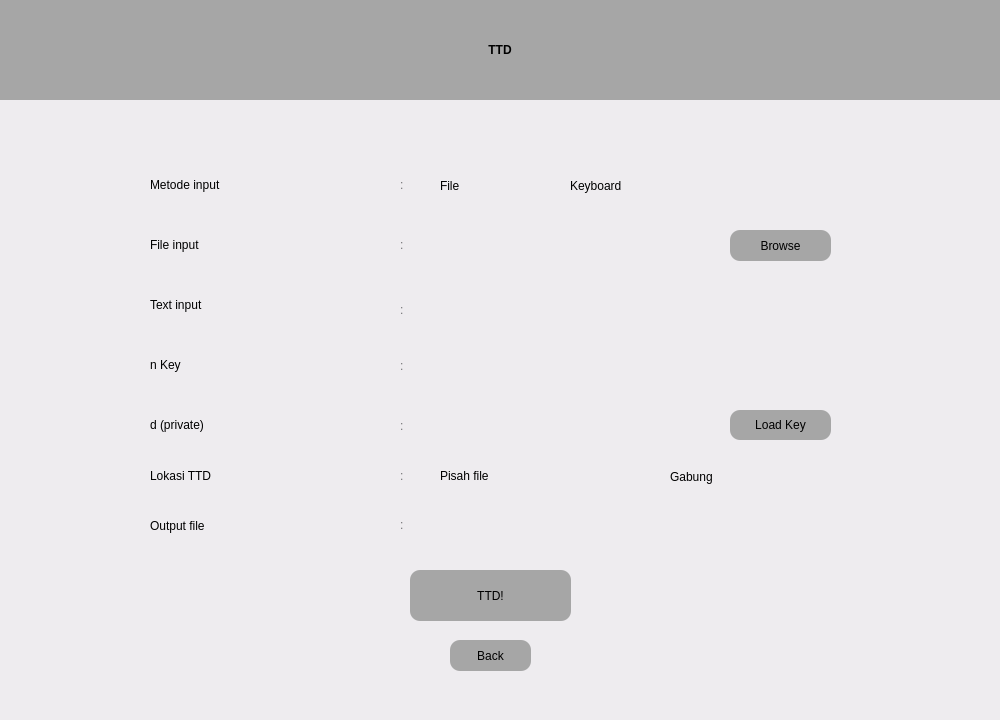
<?xml version="1.0" encoding="UTF-8"?>
<ui version="4.0">
	<class>Widget</class>
	<widget class="QWidget" name="Widget">
		<property name="geometry">
			<rect>
				<x>0</x>
				<y>0</y>
				<width>1000</width>
				<height>720</height>
			</rect>
		</property>
		<property name="windowTitle">
			<string>Widget</string>
		</property>
		<property name="styleSheet">
			<string notr="true">background-color: rgb(238, 236, 239);</string>
		</property>
		<widget class="QWidget" name="widget1" native="true">
			<property name="geometry">
				<rect>
					<x>0</x>
					<y>0</y>
					<width>1000</width>
					<height>720</height>
				</rect>
			</property>
			<property name="styleSheet">
				<string notr="true">QWidget#widget1 {background-color: rgb(255, 255, 255);};

</string>
			</property>
			<widget class="QPushButton" name="goButton">
				<property name="geometry">
					<rect>
						<x>410</x>
						<y>570</y>
						<width>161</width>
						<height>51</height>
					</rect>
				</property>
				<property name="styleSheet">
					<string notr="true">font: 500 10pt &quot;Product Sans&quot;;
border-radius: 10px;
background-color: rgb(166, 166, 166);


</string>
				</property>
				<property name="text">
					<string>TTD!</string>
				</property>
			</widget>
			<widget class="QRadioButton" name="fileRadio">
				<property name="geometry">
					<rect>
						<x>420</x>
						<y>170</y>
						<width>71</width>
						<height>31</height>
					</rect>
				</property>
				<property name="styleSheet">
					<string notr="true">font: 15pt &quot;Product Sans&quot;;
border-radius: 4px;
color: rgb(0, 0, 0);
background-color: rgba(255, 255, 255, 0);
</string>
				</property>
				<property name="text">
					<string>File</string>
				</property>
				<property name="autoExclusive">
					<bool>true</bool>
				</property>
				<attribute name="buttonGroup">
					<string notr="true">buttonGroup</string>
				</attribute>
			</widget>
			<widget class="QRadioButton" name="keyboardRadio">
				<property name="geometry">
					<rect>
						<x>550</x>
						<y>170</y>
						<width>141</width>
						<height>31</height>
					</rect>
				</property>
				<property name="styleSheet">
					<string notr="true">font: 15pt &quot;Product Sans&quot;;
background-color: rgba(255, 255, 255, 0);
border-radius: 4px;
color: rgb(0, 0, 0);
</string>
				</property>
				<property name="text">
					<string>Keyboard</string>
				</property>
				<attribute name="buttonGroup">
					<string notr="true">buttonGroup</string>
				</attribute>
			</widget>
			<widget class="QLineEdit" name="inputFileField">
				<property name="geometry">
					<rect>
						<x>420</x>
						<y>230</y>
						<width>291</width>
						<height>31</height>
					</rect>
				</property>
				<property name="styleSheet">
					<string notr="true">border-radius: 2px;
padding-left: 10px;
color: rgb(116, 116, 118);
</string>
				</property>
				<property name="readOnly">
					<bool>true</bool>
				</property>
			</widget>
			<widget class="QLineEdit" name="inputKeyboardField">
				<property name="geometry">
					<rect>
						<x>420</x>
						<y>290</y>
						<width>291</width>
						<height>31</height>
					</rect>
				</property>
				<property name="styleSheet">
					<string notr="true">border-radius: 2px;
padding-left: 10px;
color: rgb(116, 116, 118);
</string>
				</property>
				<property name="readOnly">
					<bool>true</bool>
				</property>
			</widget>
			<widget class="QPushButton" name="messageFileButton">
				<property name="geometry">
					<rect>
						<x>730</x>
						<y>230</y>
						<width>101</width>
						<height>31</height>
					</rect>
				</property>
				<property name="styleSheet">
					<string notr="true">font: 500 10pt &quot;Product Sans&quot;;
border-radius: 10px;
background-color: rgb(166, 166, 166);


</string>
				</property>
				<property name="text">
					<string>Browse</string>
				</property>
			</widget>
			<widget class="QLabel" name="label_6">
				<property name="geometry">
					<rect>
						<x>150</x>
						<y>169</y>
						<width>171</width>
						<height>31</height>
					</rect>
				</property>
				<property name="styleSheet">
					<string notr="true">background-color: rgba(255, 255, 255, 0);
font: 15pt &quot;Product Sans&quot;;</string>
				</property>
				<property name="text">
					<string>Metode input</string>
				</property>
				<property name="alignment">
					<set>Qt::AlignLeading|Qt::AlignLeft|Qt::AlignVCenter</set>
				</property>
			</widget>
			<widget class="QLabel" name="label_7">
				<property name="geometry">
					<rect>
						<x>150</x>
						<y>229</y>
						<width>171</width>
						<height>31</height>
					</rect>
				</property>
				<property name="styleSheet">
					<string notr="true">background-color: rgba(255, 255, 255, 0);
font: 15pt &quot;Product Sans&quot;;</string>
				</property>
				<property name="text">
					<string>File input</string>
				</property>
				<property name="alignment">
					<set>Qt::AlignLeading|Qt::AlignLeft|Qt::AlignVCenter</set>
				</property>
			</widget>
			<widget class="QLabel" name="label_8">
				<property name="geometry">
					<rect>
						<x>150</x>
						<y>289</y>
						<width>171</width>
						<height>31</height>
					</rect>
				</property>
				<property name="styleSheet">
					<string notr="true">background-color: rgba(255, 255, 255, 0);
font: 15pt &quot;Product Sans&quot;;</string>
				</property>
				<property name="text">
					<string>Text input</string>
				</property>
				<property name="alignment">
					<set>Qt::AlignLeading|Qt::AlignLeft|Qt::AlignVCenter</set>
				</property>
			</widget>
			<widget class="QLabel" name="label_12">
				<property name="geometry">
					<rect>
						<x>400</x>
						<y>300</y>
						<width>16</width>
						<height>20</height>
					</rect>
				</property>
				<property name="styleSheet">
					<string notr="true">background-color: rgba(255, 255, 255, 0);
font: 15pt &quot;Product Sans&quot;;
color: rgb(116, 116, 118);</string>
				</property>
				<property name="text">
					<string>:</string>
				</property>
				<property name="alignment">
					<set>Qt::AlignLeading|Qt::AlignLeft|Qt::AlignVCenter</set>
				</property>
			</widget>
			<widget class="QLabel" name="label_13">
				<property name="geometry">
					<rect>
						<x>400</x>
						<y>229</y>
						<width>16</width>
						<height>31</height>
					</rect>
				</property>
				<property name="styleSheet">
					<string notr="true">background-color: rgba(255, 255, 255, 0);
font: 15pt &quot;Product Sans&quot;;
color: rgb(116, 116, 118);</string>
				</property>
				<property name="text">
					<string>:</string>
				</property>
				<property name="alignment">
					<set>Qt::AlignLeading|Qt::AlignLeft|Qt::AlignVCenter</set>
				</property>
			</widget>
			<widget class="QLabel" name="label_15">
				<property name="geometry">
					<rect>
						<x>400</x>
						<y>169</y>
						<width>16</width>
						<height>31</height>
					</rect>
				</property>
				<property name="styleSheet">
					<string notr="true">background-color: rgba(255, 255, 255, 0);
font: 15pt &quot;Product Sans&quot;;
color: rgb(116, 116, 118);</string>
				</property>
				<property name="text">
					<string>:</string>
				</property>
				<property name="alignment">
					<set>Qt::AlignLeading|Qt::AlignLeft|Qt::AlignVCenter</set>
				</property>
			</widget>
			<widget class="QLabel" name="label_17">
				<property name="geometry">
					<rect>
						<x>400</x>
						<y>350</y>
						<width>16</width>
						<height>31</height>
					</rect>
				</property>
				<property name="styleSheet">
					<string notr="true">background-color: rgba(255, 255, 255, 0);
font: 15pt &quot;Product Sans&quot;;
color: rgb(116, 116, 118);</string>
				</property>
				<property name="text">
					<string>:</string>
				</property>
				<property name="alignment">
					<set>Qt::AlignLeading|Qt::AlignLeft|Qt::AlignVCenter</set>
				</property>
			</widget>
			<widget class="QPushButton" name="backButton">
				<property name="geometry">
					<rect>
						<x>450</x>
						<y>640</y>
						<width>81</width>
						<height>31</height>
					</rect>
				</property>
				<property name="styleSheet">
					<string notr="true">font: 500 10pt &quot;Product Sans&quot;;
border-radius: 10px;
background-color: rgb(166, 166, 166);


</string>
				</property>
				<property name="text">
					<string>Back</string>
				</property>
			</widget>
			<widget class="QLabel" name="label_18">
				<property name="geometry">
					<rect>
						<x>400</x>
						<y>410</y>
						<width>16</width>
						<height>31</height>
					</rect>
				</property>
				<property name="styleSheet">
					<string notr="true">background-color: rgba(255, 255, 255, 0);
font: 15pt &quot;Product Sans&quot;;
color: rgb(116, 116, 118);</string>
				</property>
				<property name="text">
					<string>:</string>
				</property>
				<property name="alignment">
					<set>Qt::AlignLeading|Qt::AlignLeft|Qt::AlignVCenter</set>
				</property>
			</widget>
			<widget class="QLineEdit" name="outputFileField">
				<property name="geometry">
					<rect>
						<x>420</x>
						<y>510</y>
						<width>411</width>
						<height>31</height>
					</rect>
				</property>
				<property name="styleSheet">
					<string notr="true">border-radius: 2px;
padding-left: 10px;
color: rgb(116, 116, 118);
</string>
				</property>
			</widget>
			<widget class="QLabel" name="label_31">
				<property name="geometry">
					<rect>
						<x>150</x>
						<y>510</y>
						<width>201</width>
						<height>31</height>
					</rect>
				</property>
				<property name="styleSheet">
					<string notr="true">background-color: rgba(255, 255, 255, 0);
font: 15pt &quot;Product Sans&quot;;</string>
				</property>
				<property name="text">
					<string>Output file</string>
				</property>
				<property name="alignment">
					<set>Qt::AlignLeading|Qt::AlignLeft|Qt::AlignVCenter</set>
				</property>
			</widget>
			<widget class="QLabel" name="label_30">
				<property name="geometry">
					<rect>
						<x>400</x>
						<y>509</y>
						<width>20</width>
						<height>31</height>
					</rect>
				</property>
				<property name="styleSheet">
					<string notr="true">background-color: rgba(255, 255, 255, 0);
font: 15pt &quot;Product Sans&quot;;
color: rgb(116, 116, 118);</string>
				</property>
				<property name="text">
					<string>:</string>
				</property>
				<property name="alignment">
					<set>Qt::AlignLeading|Qt::AlignLeft|Qt::AlignVCenter</set>
				</property>
			</widget>
			<widget class="QRadioButton" name="InsideFile">
				<property name="geometry">
					<rect>
						<x>650</x>
						<y>461</y>
						<width>141</width>
						<height>31</height>
					</rect>
				</property>
				<property name="styleSheet">
					<string notr="true">font: 15pt &quot;Product Sans&quot;;
background-color: rgba(255, 255, 255, 0);
border-radius: 4px;
color: rgb(0, 0, 0);
</string>
				</property>
				<property name="text">
					<string>Gabung</string>
				</property>
			</widget>
			<widget class="QRadioButton" name="SeparateFile">
				<property name="geometry">
					<rect>
						<x>420</x>
						<y>460</y>
						<width>191</width>
						<height>31</height>
					</rect>
				</property>
				<property name="styleSheet">
					<string notr="true">font: 15pt &quot;Product Sans&quot;;
border-radius: 4px;
color: rgb(0, 0, 0);
background-color: rgba(255, 255, 255, 0);
</string>
				</property>
				<property name="text">
					<string>Pisah file</string>
				</property>
				<property name="autoExclusive">
					<bool>true</bool>
				</property>
			</widget>
			<widget class="QLabel" name="label_9">
				<property name="geometry">
					<rect>
						<x>150</x>
						<y>460</y>
						<width>241</width>
						<height>31</height>
					</rect>
				</property>
				<property name="styleSheet">
					<string notr="true">background-color: rgba(255, 255, 255, 0);
font: 15pt &quot;Product Sans&quot;;</string>
				</property>
				<property name="text">
					<string>Lokasi TTD</string>
				</property>
				<property name="alignment">
					<set>Qt::AlignLeading|Qt::AlignLeft|Qt::AlignVCenter</set>
				</property>
			</widget>
			<widget class="QLabel" name="Status">
				<property name="geometry">
					<rect>
						<x>630</x>
						<y>580</y>
						<width>321</width>
						<height>51</height>
					</rect>
				</property>
				<property name="palette">
					<palette>
						<active>
							<colorrole role="Button">
								<brush brushstyle="SolidPattern">
									<color alpha="0">
										<red>255</red>
										<green>255</green>
										<blue>255</blue>
									</color>
								</brush>
							</colorrole>
							<colorrole role="Base">
								<brush brushstyle="SolidPattern">
									<color alpha="0">
										<red>255</red>
										<green>255</green>
										<blue>255</blue>
									</color>
								</brush>
							</colorrole>
							<colorrole role="Window">
								<brush brushstyle="SolidPattern">
									<color alpha="0">
										<red>255</red>
										<green>255</green>
										<blue>255</blue>
									</color>
								</brush>
							</colorrole>
						</active>
						<inactive>
							<colorrole role="Button">
								<brush brushstyle="SolidPattern">
									<color alpha="0">
										<red>255</red>
										<green>255</green>
										<blue>255</blue>
									</color>
								</brush>
							</colorrole>
							<colorrole role="Base">
								<brush brushstyle="SolidPattern">
									<color alpha="0">
										<red>255</red>
										<green>255</green>
										<blue>255</blue>
									</color>
								</brush>
							</colorrole>
							<colorrole role="Window">
								<brush brushstyle="SolidPattern">
									<color alpha="0">
										<red>255</red>
										<green>255</green>
										<blue>255</blue>
									</color>
								</brush>
							</colorrole>
						</inactive>
						<disabled>
							<colorrole role="Button">
								<brush brushstyle="SolidPattern">
									<color alpha="0">
										<red>255</red>
										<green>255</green>
										<blue>255</blue>
									</color>
								</brush>
							</colorrole>
							<colorrole role="Base">
								<brush brushstyle="SolidPattern">
									<color alpha="0">
										<red>255</red>
										<green>255</green>
										<blue>255</blue>
									</color>
								</brush>
							</colorrole>
							<colorrole role="Window">
								<brush brushstyle="SolidPattern">
									<color alpha="0">
										<red>255</red>
										<green>255</green>
										<blue>255</blue>
									</color>
								</brush>
							</colorrole>
						</disabled>
					</palette>
				</property>
				<property name="styleSheet">
					<string notr="true">background-color: rgba(255, 255, 255, 0);
font: 15pt &quot;Product Sans&quot;;</string>
				</property>
				<property name="text">
					<string/>
				</property>
			</widget>
			<widget class="QLabel" name="label">
				<property name="geometry">
					<rect>
						<x>0</x>
						<y>0</y>
						<width>1000</width>
						<height>100</height>
					</rect>
				</property>
				<property name="styleSheet">
					<string notr="true">background-color: rgb(166, 166, 166);
color: rgb(0, 0, 0);
font: 75 40pt &quot;Product Sans&quot;;
font-weight: bold;
</string>
				</property>
				<property name="text">
					<string>TTD</string>
				</property>
				<property name="alignment">
					<set>Qt::AlignCenter</set>
				</property>
			</widget>
			<widget class="QLabel" name="label_3">
				<property name="geometry">
					<rect>
						<x>150</x>
						<y>410</y>
						<width>121</width>
						<height>30</height>
					</rect>
				</property>
				<property name="styleSheet">
					<string notr="true">background-color: rgba(255, 255, 255, 0);
font: 15pt &quot;Product Sans&quot;;</string>
				</property>
				<property name="text">
					<string>d (private)</string>
				</property>
				<property name="alignment">
					<set>Qt::AlignLeading|Qt::AlignLeft|Qt::AlignVCenter</set>
				</property>
			</widget>
			<widget class="QPushButton" name="loadDKey">
				<property name="geometry">
					<rect>
						<x>730</x>
						<y>410</y>
						<width>101</width>
						<height>30</height>
					</rect>
				</property>
				<property name="styleSheet">
					<string notr="true">font: 500 10pt &quot;Product Sans&quot;;
border-radius: 10px;
background-color: rgb(166, 166, 166);


</string>
				</property>
				<property name="text">
					<string>Load Key</string>
				</property>
			</widget>
			<widget class="QLabel" name="label_1">
				<property name="geometry">
					<rect>
						<x>150</x>
						<y>350</y>
						<width>111</width>
						<height>30</height>
					</rect>
				</property>
				<property name="styleSheet">
					<string notr="true">background-color: rgba(255, 255, 255, 0);
font: 15pt &quot;Product Sans&quot;;</string>
				</property>
				<property name="text">
					<string>n Key</string>
				</property>
				<property name="alignment">
					<set>Qt::AlignLeading|Qt::AlignLeft|Qt::AlignVCenter</set>
				</property>
			</widget>
			<widget class="QLineEdit" name="nKey">
				<property name="geometry">
					<rect>
						<x>420</x>
						<y>350</y>
						<width>411</width>
						<height>31</height>
					</rect>
				</property>
				<property name="styleSheet">
					<string notr="true">border-radius: 2px;
padding-left: 10px;
color: rgb(116, 116, 118);
</string>
				</property>
				<property name="readOnly">
					<bool>true</bool>
				</property>
			</widget>
			<widget class="QLineEdit" name="dKey">
				<property name="geometry">
					<rect>
						<x>420</x>
						<y>410</y>
						<width>291</width>
						<height>31</height>
					</rect>
				</property>
				<property name="styleSheet">
					<string notr="true">border-radius: 2px;
padding-left: 10px;
color: rgb(116, 116, 118);
</string>
				</property>
				<property name="readOnly">
					<bool>true</bool>
				</property>
			</widget>
			<widget class="QLabel" name="label_19">
				<property name="geometry">
					<rect>
						<x>400</x>
						<y>460</y>
						<width>16</width>
						<height>31</height>
					</rect>
				</property>
				<property name="styleSheet">
					<string notr="true">background-color: rgba(255, 255, 255, 0);
font: 15pt &quot;Product Sans&quot;;
color: rgb(116, 116, 118);</string>
				</property>
				<property name="text">
					<string>:</string>
				</property>
				<property name="alignment">
					<set>Qt::AlignLeading|Qt::AlignLeft|Qt::AlignVCenter</set>
				</property>
			</widget>
		</widget>
	</widget>
	<resources/>
	<connections/>
	<buttongroups>
		<buttongroup name="buttonGroup"/>
	</buttongroups>
</ui>
